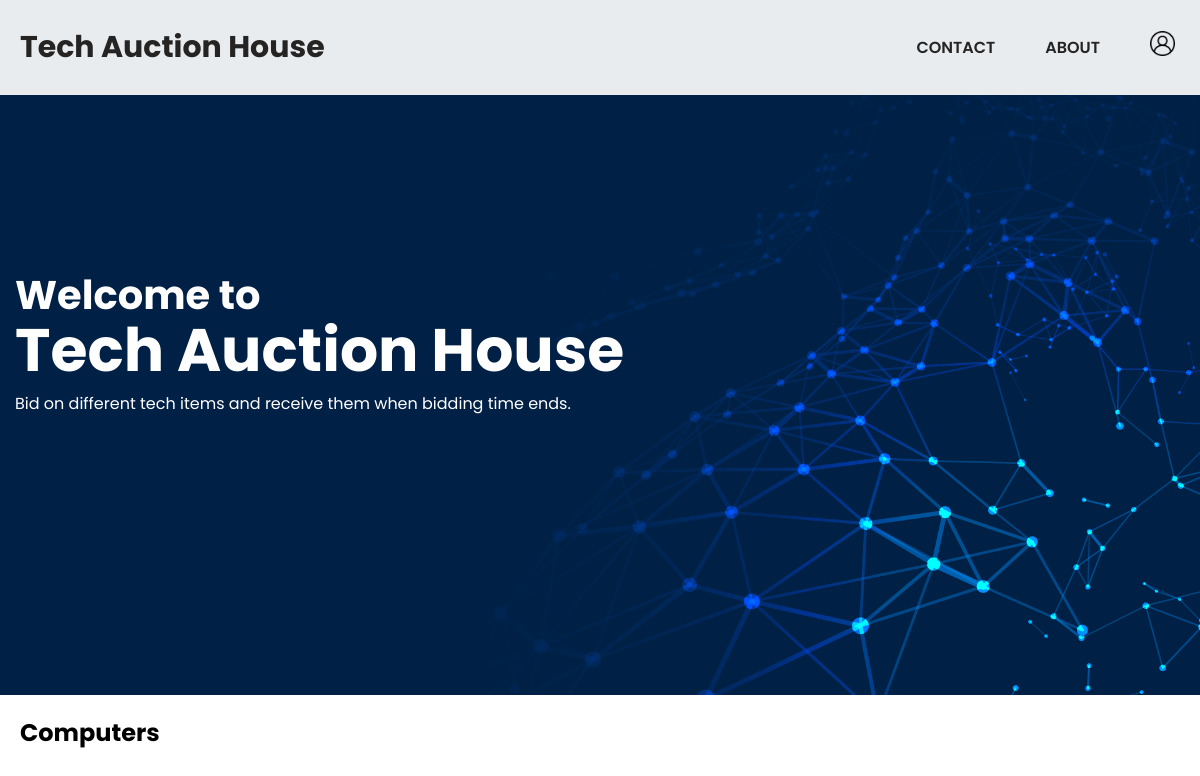
The app's page /, older data.
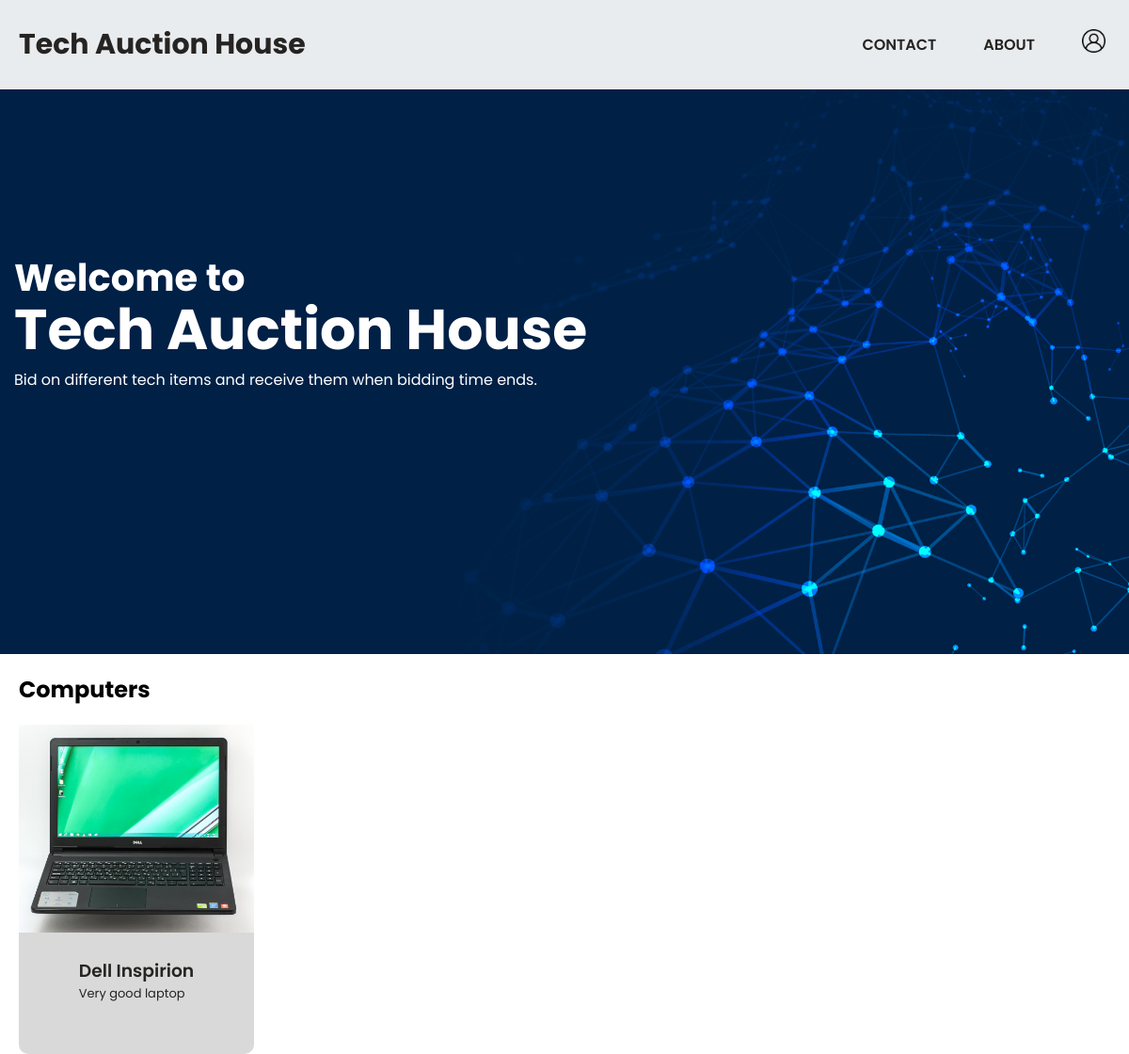
The same page, newer data.
### auctions/models.py (models this page shows, shortened)
class Product(models.Model):
    product_name = models.CharField(max_length=100)
    category = models.CharField(max_length=50)
    price = models.FloatField(default=50000)
    description = models.CharField(max_length=1000)
    specifications = models.CharField(max_length=5000, default="")
    publish_date = models.DateField()
    bid_ends = models.DateField()
    image = models.ImageField(upload_to='auctions/product_images', default='')

### auctions/views.py (the view)
# urls.py: path('', views.index, name='index'),
def index(request):
    products = Product.objects.all()
    for product in products:
        title = product.product_name
        print(title)
    item = {'products':products}
    return render(request, 'auctions/index.html', item)

### auctions/templates/auctions/index.html (shortened to what this page needs)
{% load static %}
<!DOCTYPE html>
<html lang="en">
  <head>
    <link rel="stylesheet" href="{% static 'auctions/style.css' %}" />
    <link rel="stylesheet" href="{% static 'auctions/index.css' %}" />
  </head>
  <body>
    <nav name="nav-bar" class="header">
      <a href="{% url 'index' %}">
        <h1 class="nav-title">Tech Auction House</h1>
      </a>
      <ul id="nav-menu">
        <li><a href="{% url 'contact' %}" class="nav-link">CONTACT</a></li>
        <li><a href="{% url 'about' %}" class="nav-link">ABOUT</a></li>
        <li>
          <a href="{% url 'login' %}" class="nav-link">
            <img
              src="{% static 'images/user.png' %}"
              alt="user icon"
              class="header--avatar-image"
          /></a>
        </li>
      </ul>
    </nav>
    <div class="intro-to-site">
      <h3>Welcome to</h3>
      <h1>Tech Auction House</h1>
      <p>Bid on different tech items and receive them when bidding time ends.</p>
    </div>
    <section class="root">
      <h2 class="card-category">Computers</h2>
      <div class="card-container">
{% for i in products %}
<div class="card">
  <a href="/items/{{i.id}}">
    <img
    src="{{i.image.url}}"
    class="card--cover-image"
  />
  <div class="card-details">
    <h3 class="card--title">{{i.product_name}}</h3>
    <p class="card--desc">{{i.description}}</p>
  </a>
  </div>
</div>
{% endfor %}
    </section>
  </body>
</html>

Row changes from the older to the newer data that the page shows:
added Product: image (picture), product_name "Dell Inspirion", description "Very good laptop"
